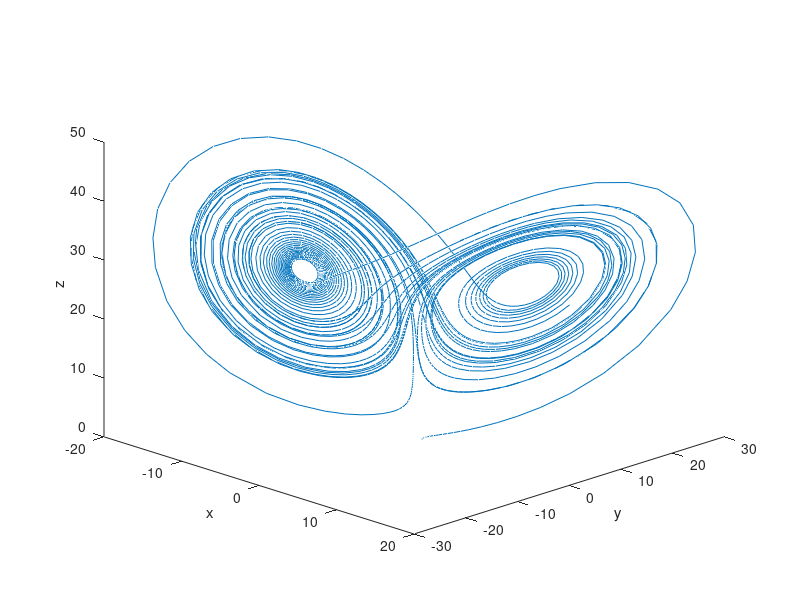

The MATLAB source for this figure: (Note: this script raises an error after producing the figure.)
% ローレンツ方程式の定義
lorenz = @(t, y) [10 * (y(2) - y(1));
                  28 * y(1) - y(2) - y(1) * y(3);
                  y(1) * y(2) - 8/3 * y(3)];
% 初期条件
initial_conditions = [1; 0; 0];
% 時間範囲
tspan = [0 50];
% 方程式を数値的に解く
[t, sol] = ode45(lorenz, tspan, initial_conditions);
% 結果をプロット
figure;
plot3(sol(:, 1), sol(:, 2), sol(:, 3));
xlabel('x');
ylabel('y');
zlabel('z');
view(45, 25); fontsize(16, 'points');
% title('ローレンツ方程式の解');
% 軸を等しいスケールに設定
axis equal;
% グリッドを表示
grid on;

% 初期条件
initial_conditions2 = [1+1e-1; 0; 0];
% 時間範囲
tspan2 = [0 50];
% 方程式を数値的に解く
[t2, sol2] = ode45(lorenz, tspan2, initial_conditions2);
% 結果をプロット
figure;
plot3(sol2(:, 1), sol2(:, 2), sol2(:, 3));
xlabel('x');
ylabel('y');
zlabel('z');
view(45, 25); fontsize(16, 'points');
% title('ローレンツ方程式の解');
% 軸を等しいスケールに設定
axis equal;
% グリッドを表示
grid on;
n = 1000;
figure;
plot3(sol(1:n, 1), sol(1:n, 2), sol(1:n, 3));
xlabel('x');
ylabel('y');
zlabel('z');
view(45, 25); fontsize(16, 'points');
% title('ローレンツ方程式の解');
% 軸を等しいスケールに設定
axis equal;
% グリッドを表示
grid on
hold on;
plot3(sol2(1:n, 1), sol2(1:n, 2), sol2(1:n, 3));

error = sqrt(sum((sol(1:n,:)-sol2(1:n,:)).^2, 2));

figure(); plot(error);
xlabel('time'); ylabel('error'); fontsize(16, 'points');


